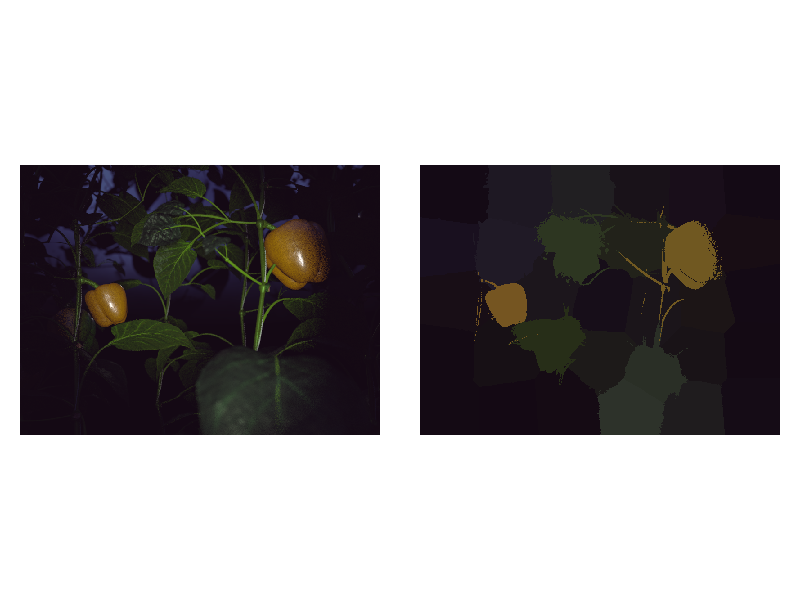
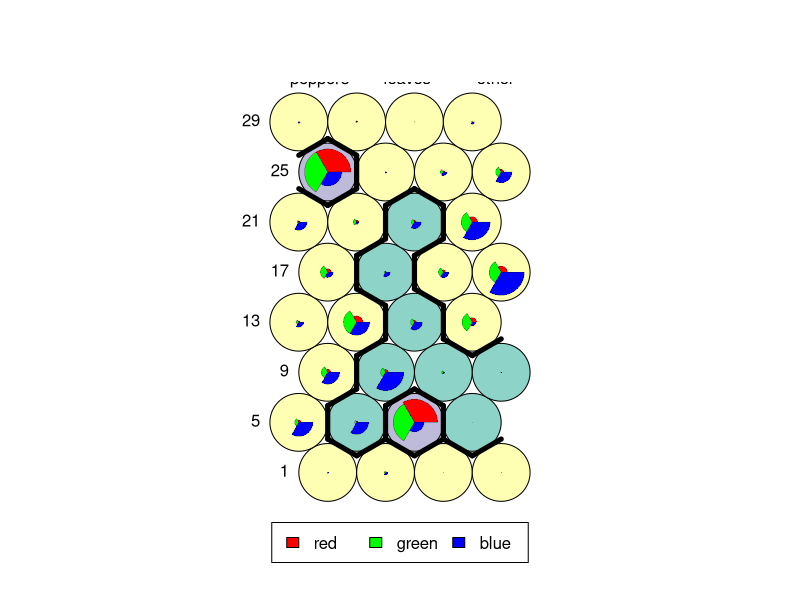

Here is the R script that generated these plots, in order:
## Flexible Self-Organizing Maps in kohnonen 3.0

library("kohonen")
#if (packageDescription("kohonen")$Version < "3.0.6")
#ß  stop("Please upgrade the kohonen package")


##########################################################
## The three examples from the paper
##########################################################

##########################################################
## The pepper plant image example
##
## Demo presenting the image segmentation example of the pepper
## plant. Training the SOM for the pepper image takes some time, on my
## laptop approx 40 seconds.

library("kohonen")
library("RColorBrewer")

## function to plot the pepper picture
plot.picture <- function(dmat, what = c("col", "truth"),
                         image.dims = c(600, 800), mycols, ...) {
  what <- match.arg(what)

  if (what == "truth") { # dmat is a factor
    library("lattice")    
    if (missing(mycols)) {
      mycols <- brewer.pal(nlevels(dmat), "Set1")
    }
    myat <- 0:nlevels(dmat) + .5
    immat <- matrix(as.numeric(dmat), image.dims[1], image.dims[2])
    print(levelplot(t(immat)[, nrow(immat):1], at = myat,
                    colorkey = list(at = myat,
                                    space = "top",
                                    col = mycols,
                                    labels = list(at = myat[-1] - .5,
                                                  labels = levels(dmat))),
                    col.regions = mycols, xlab = "", ylab = "", ...))
   } else { # dmat is a matrix with columns "red", "green" and "blue"
    library("grid")
    immat <- rgb(dmat[, "red"], dmat[, "green"], dmat[, "blue"],
                 maxColorValue = 255)
    dim(immat) <- image.dims
    grid.raster(immat, interpolate = FALSE, ...)
  }
}

#######################################################################
## Image segmentation example

## Prepare input data
data("peppaPic", package = "kohonen")
X <- peppaPic[, c("red", "green", "blue")]
Y <- factor(peppaPic[, "truth"])
classes <- c("background", "leaves", "peppers", "peduncles", "stems",
             "sideshoots", "wires", "cuts")
levels(Y) <- classes
coords <- cbind(rep(1:800, each = 600), rep(1:600, 800))
colnames(coords) <- c("x", "y")

imdata <- list("rgb" = X, "truth" = Y, "coords" = coords)

## do segmentation
mygrid <- somgrid(4, 8, "hexagonal")
set.seed(15)
system.time(somsegm1 <- supersom(imdata, whatmap = c("rgb", "coords"),
                                 user.weights = c(1, 9),
                                 grid = mygrid))
## reconstruct the original image
reconstrIm <- predict(somsegm1, newdata = imdata)
X32 <- reconstrIm$predictions[["rgb"]]

plot.picture(X, x = unit(.025, "npc"),
             just = "left", width = unit(.45, "npc"))
plot.picture(X32, x = unit(.525, "npc"), 
             just = "left", width = unit(.45, "npc"))

## find class predictions for map units, concentrate only on peppers
## and leaves
truthpredictions <-
  classmat2classvec(reconstrIm$unit.predictions$truth)
trclasses <- levels(truthpredictions)
trclasses[!(trclasses %in% c("leaves", "peppers"))] <- "other"
levels(truthpredictions) <- trclasses
pepperunits <- which(truthpredictions == "peppers")

## visualize the rgb part of the map, using unit class labels as
## background colors
rgbpalette <- function(n) {
  if (n != 3) stop("Hey! Count again!")
  c("red", "green", "blue")
}
cluscolors <- brewer.pal(nlevels(truthpredictions), "Set3")
unitcols <- cluscolors[as.integer(truthpredictions)]
plot(somsegm1, "codes", whatmap = "rgb", bgcol = unitcols, 
     palette.name = rgbpalette, main = "")
## add unit numbers and a legend on top
idx <- (0:7)*4 + 1
text(somsegm1$grid$pts[idx, 1] - .5, somsegm1$grid$pts[idx, 2], 
     labels = idx, pos = 2)
add.cluster.boundaries(somsegm1, truthpredictions)
legend("top", legend = rev(levels(truthpredictions)), bty="n",
       pch = rep(21, 3), pt.bg = rev(cluscolors), ncol = 3)
